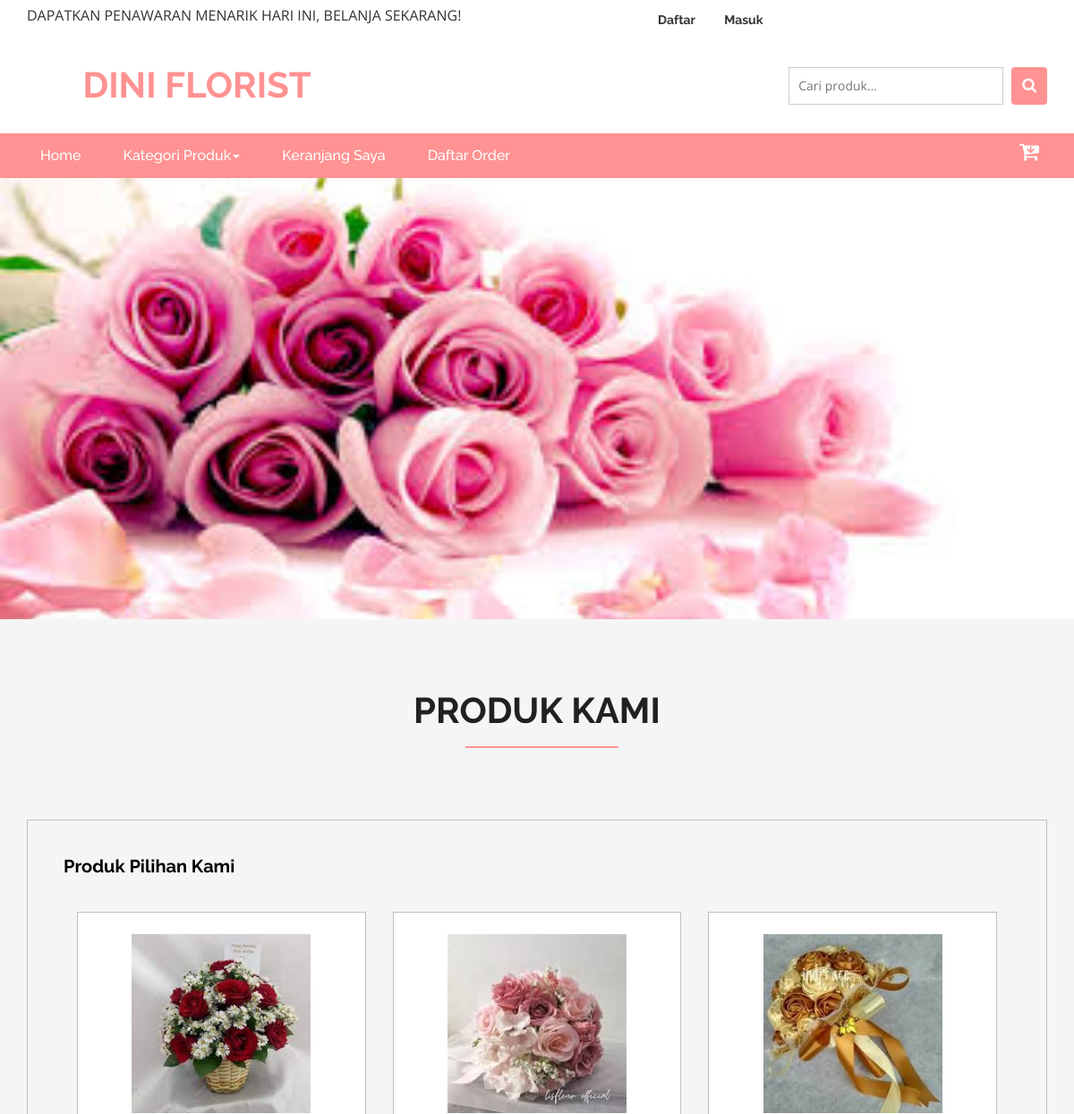
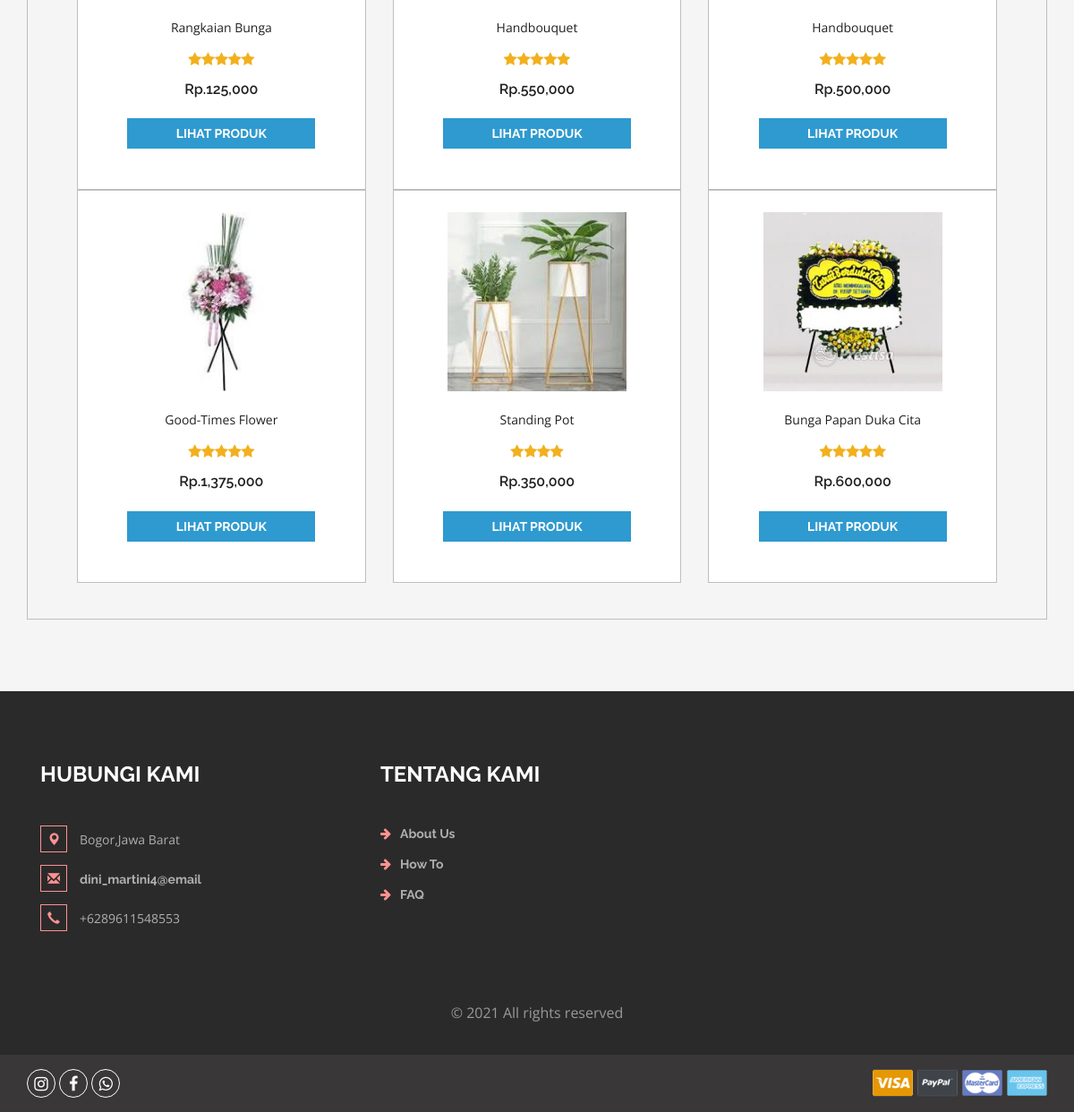
The page / on the database its author committed (2 pictures, top to bottom).
### tables this page shows
CREATE TABLE `produk` (
  `idproduk` int(11) NOT NULL,
  `idkategori` int(11) NOT NULL,
  `namaproduk` varchar(30) NOT NULL,
  `gambar` varchar(100) NOT NULL,
  `deskripsi` varchar(200) NOT NULL,
  `rate` int(11) NOT NULL,
  `harga` int(11) NOT NULL,
  `tgldibuat` timestamp NOT NULL DEFAULT current_timestamp()
);

### index.php (the view, shortened to what this page needs)
<?php
include 'dbconnect.php';
?>
<!DOCTYPE html>
<html>
<head>
    <link href="css/bootstrap.css" rel="stylesheet" type="text/css" media="all" />
    <link href="css/style.css" rel="stylesheet" type="text/css" media="all" />
    <link href="css/font-awesome.css" rel="stylesheet">
</head>
<body>
    <div class="agileits_header">
        <div class="container">
            <div class="w3l_offers">
                <p>
                    <marquee> DAPATKAN PENAWARAN MENARIK HARI INI, BELANJA SEKARANG! </marquee>
                </p>
            </div>
            <div class="agile-login">
                <ul>
                    <?php
				if(!isset($_SESSION['log'])){
					echo '
					<li><a href="registered.php"> Daftar</a></li>
					<li><a href="login.php">Masuk</a></li>
					';
				}
				?>
                </ul>
            </div>
            <div class="clearfix"> </div>
        </div>
    </div>
    <div class="logo_products">
        <div class="container">
            <div class="w3ls_logo_products_left ">
                <h1><a href="index.php">Dini Florist</a></h1>
            </div>
            <div class="w3l_search">
                <form action="search.php" method="post">
                    <input type="search" name="Search" placeholder="Cari produk...">
                    <button type="submit" class="btn btn-default search" aria-label="Left Align">
                        <i class="fa fa-search" aria-hidden="true"> </i>
                    </button>
                </form>
            </div>
            <div class="clearfix"> </div>
        </div>
    </div>
    <div class="navigation-agileits">
        <div class="container">
            <nav class="navbar navbar-default text-center">
                <div class="collapse navbar-collapse" id="bs-megadropdown-tabs">
                    <ul class="nav navbar-nav">
                        <li class="active"><a href="index.php" class="act">Home</a></li>
                        <li class="dropdown">
                            <a href="#" class="dropdown-toggle" data-toggle="dropdown">Kategori Produk<b
                                    class="caret"></b></a>
                        </li>
                        <li><a href="cart.php">Keranjang Saya</a></li>
                        <li><a href="daftarorder.php">Daftar Order</a></li>
                    </ul>
                    <div class="product_list_header">
                        <a href="cart.php"><button class="w3view-cart" type="submit" name="submit" value=""><i
                                    class="fa fa-cart-arrow-down" aria-hidden="true"></i></button>
                        </a>
                    </div>
                    <div class="clearfix"> </div>
                </div>
        </div>
    </div>
    <ul id="demo1">
        <li>
            <img src="images/images.jpg" alt="" />
        </li>
    </ul>
    <div class="top-brands">
        <div class="container">
            <h2>Produk Kami</h2>
            <div class="grid_3 grid_5">
                <div class="bs-example bs-example-tabs" role="tabpanel" data-example-id="togglable-tabs">
                    <div id="myTabContent" class="tab-content">
                        <div role="tabpanel" class="tab-pane fade in active" id="expeditions"
                            aria-labelledby="expeditions-tab">
                            <div class="agile-tp">
                                <h5>Produk Pilihan Kami
                                </h5>
                            </div>
                            <div class="agile_top_brands_grids">
                                <?php
											$brgs=mysqli_query($conn,"SELECT * from produk order by idproduk DESC limit 6 ");
											while($p=mysqli_fetch_array($brgs)){
												?>
                                <div class="col-md-4 top_brand_left">
                                    <div class="hover14 column">
                                        <div class="agile_top_brand_left_grid">
                                            <div class="agile_top_brand_left_grid1">
                                                <figure>
                                                    <div class="snipcart-item block">
                                                        <div class="snipcart-thumb">
                                                            <a href="product.php?idproduk=<?php echo $p['idproduk'] ?>"><img
                                                                    title=" " alt=" " src="<?php echo $p['gambar']?>"
                                                                    width="200px" height="200px" /></a>
                                                            <p><?php echo $p['namaproduk'] ?></p>
                                                            <div class="stars">
                                                                <?php
															$rate = $p['rate'];
															for($n=1;$n<=$rate;$n++){
																echo '<i class="fa fa-star blue-star" aria-hidden="true"></i>';
															};
															?>
                                                            </div>
                                                            <h4>Rp.<?php echo number_format($p['harga']) ?>
                                                            </h4>
                                                        </div>
                                                        <div class="snipcart-details top_brand_home_details">
                                                            <fieldset>
                                                                <a
                                                                    href="product.php?idproduk=<?php echo $p['idproduk'] ?>"><input
                                                                        type="submit" class="button"
                                                                        value="Lihat Produk" /></a>
                                                            </fieldset>
                                                        </div>
                                                    </div>
                                                </figure>
                                            </div>
                                        </div>
                                    </div>
                                </div>
                                <?php
											}
								?>
                                <div class="clearfix"> </div>
                            </div>
                        </div>
                    </div>
                </div>
            </div>
        </div>
    </div>
    <div class="footer">
        <div class="container">
            <div class="w3_footer_grids">
                <div class="col-md-4 w3_footer_grid">
                    <h3>Hubungi Kami</h3>
                    <ul class="address">
                        <li><i class="glyphicon glyphicon-map-marker" aria-hidden="true"></i>Bogor,Jawa Barat
                        </li>
                        <li><i class="glyphicon glyphicon-envelope" aria-hidden="true"></i><a
                                href="mailto:info@email">dini_martini4@email</a></li>
                        <li><i class="glyphicon glyphicon-earphone" aria-hidden="true"></i>+6289611548553</li>
                    </ul>
                </div>
                <div class="col-md-3 w3_footer_grid">
                    <h3>Tentang Kami</h3>
                    <ul class="info">
                        <li><i class="fa fa-arrow-right" aria-hidden="true"></i><a href="about.php">About Us</a></li>
                        <li><i class="fa fa-arrow-right" aria-hidden="true"></i><a href="about.php">How To</a></li>
                        <li><i class="fa fa-arrow-right" aria-hidden="true"></i><a href="about.php">FAQ</a></li>
                    </ul>
                </div>
                <div class="clearfix"> </div>
            </div>
        </div>
        <div class="footer-copy">
            <div class="container">
                <p>© 2021 All rights reserved</p>
            </div>
        </div>
    </div>
    <div class="footer-botm">
        <div class="container">
            <div class="w3layouts-foot">
                <ul>
                    <li><a href="#" class="w3_agile_instagram"><i class="fa fa-instagram" aria-hidden="true"></i></a>
                    </li>
                    <li><a href="#" class="w3_agile_facebook"><i class="fa fa-facebook" aria-hidden="true"></i></a></li>
                    <li><a href="https://wa.me/+6289611548553" class="agile_whatsapp"><i class="fa fa-whatsapp"
                                aria-hidden="true"></i></a></li>
                </ul>
            </div>
            <div class="payment-w3ls">
                <img src="images/card.png" alt=" " class="img-responsive">
            </div>
            <div class="clearfix"> </div>
        </div>
    </div>
    <link href="css/skdslider.css" rel="stylesheet">
</body>
</html>

### css/skdslider.css (style rules this page uses)
.skdslider ul.slides { margin:0; padding:0; list-style-type:none; }
.skdslider ul.slides li { display: none; }
.skdslider ul.slides li img { width: 100%; border:0; }

### rows shown on the page
produk: gambar (picture), namaproduk "Rangkaian Bunga", rate 5 (drawn), harga "125,000"
produk: gambar (picture), namaproduk "Handbouquet", rate 5 (drawn), harga "550,000"
produk: gambar (picture), namaproduk "Handbouquet", rate 5 (drawn), harga "500,000"
produk: shows a picture, namaproduk "Good-Times Flower", rate 5 (drawn), harga "1,375,000"
produk: gambar (picture), namaproduk "Standing Pot", rate 4 (drawn), harga "350,000"
produk: gambar (picture), namaproduk "Bunga Papan Duka Cita", rate 5 (drawn), harga "600,000"
